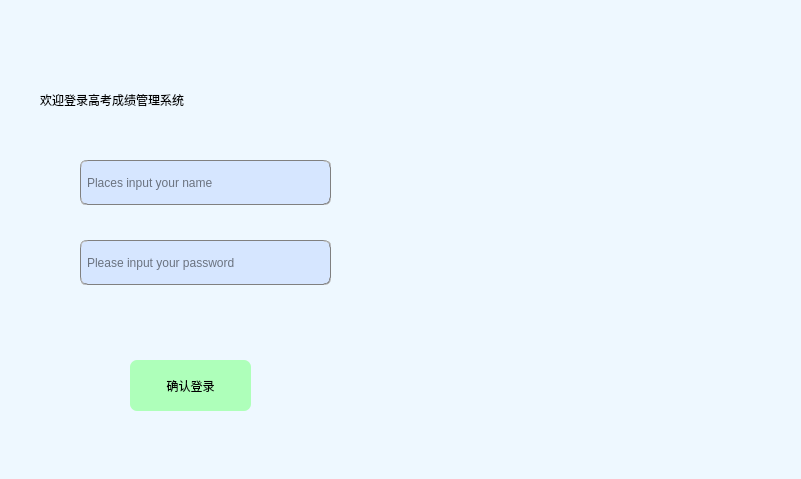
<?xml version="1.0" encoding="UTF-8"?>
<ui version="4.0">
 <class>signin</class>
 <widget class="QMainWindow" name="signin">
  <property name="geometry">
   <rect>
    <x>0</x>
    <y>0</y>
    <width>801</width>
    <height>479</height>
   </rect>
  </property>
  <property name="windowTitle">
   <string>MainWindow</string>
  </property>
  <property name="styleSheet">
   <string notr="true">background-color: rgb(238, 248, 255);</string>
  </property>
  <widget class="QWidget" name="centralwidget">
   <widget class="QLineEdit" name="lineEdit_username">
    <property name="geometry">
     <rect>
      <x>80</x>
      <y>160</y>
      <width>251</width>
      <height>45</height>
     </rect>
    </property>
    <property name="minimumSize">
     <size>
      <width>0</width>
      <height>45</height>
     </size>
    </property>
    <property name="maximumSize">
     <size>
      <width>419</width>
      <height>45</height>
     </size>
    </property>
    <property name="styleSheet">
     <string notr="true">background-color: rgb(214, 230, 255);
border:1px groove gray;border-radius:
7px;padding:2px 4px;
font: 12pt &quot;宋体&quot;;
color: rgb(0,0,0);</string>
    </property>
    <property name="placeholderText">
     <string>Places input your name</string>
    </property>
   </widget>
   <widget class="QLineEdit" name="lineEdit_password">
    <property name="geometry">
     <rect>
      <x>80</x>
      <y>240</y>
      <width>251</width>
      <height>45</height>
     </rect>
    </property>
    <property name="minimumSize">
     <size>
      <width>0</width>
      <height>45</height>
     </size>
    </property>
    <property name="maximumSize">
     <size>
      <width>419</width>
      <height>45</height>
     </size>
    </property>
    <property name="styleSheet">
     <string notr="true">background-color: rgb(214, 230, 255);
border:1px groove gray;border-radius:
7px;padding:2px 4px;
font: 12pt &quot;宋体&quot;;
color: rgb(0,0,0);</string>
    </property>
    <property name="echoMode">
     <enum>QLineEdit::Password</enum>
    </property>
    <property name="placeholderText">
     <string>Please input your password</string>
    </property>
   </widget>
   <widget class="QLabel" name="label_image">
    <property name="geometry">
     <rect>
      <x>410</x>
      <y>0</y>
      <width>391</width>
      <height>481</height>
     </rect>
    </property>
    <property name="text">
     <string/>
    </property>
   </widget>
   <widget class="QLabel" name="login_label">
    <property name="geometry">
     <rect>
      <x>40</x>
      <y>80</y>
      <width>324</width>
      <height>39</height>
     </rect>
    </property>
    <property name="styleSheet">
     <string notr="true">font: 87 20pt &quot;Arial Black&quot;;
color: rgb(0, 0, 0);</string>
    </property>
    <property name="text">
     <string>欢迎登录高考成绩管理系统</string>
    </property>
   </widget>
   <widget class="QPushButton" name="btn_signin">
    <property name="geometry">
     <rect>
      <x>130</x>
      <y>360</y>
      <width>121</width>
      <height>51</height>
     </rect>
    </property>
    <property name="minimumSize">
     <size>
      <width>50</width>
      <height>40</height>
     </size>
    </property>
    <property name="styleSheet">
     <string notr="true">QMainWindow#signin QPushButton#btn_signin
{
	
	background-color: rgb(174, 255, 186);
  color: rgb(0,0,0);

border:0px groove gray;border-radius:
7px;padding:2px 4px;
font: 18pt &quot;Candara&quot;;

}

QMainWindow#signin QPushButton#btn_signin:hover
{
	background-color: rgb(120,200,150);
}</string>
    </property>
    <property name="text">
     <string>确认登录</string>
    </property>
   </widget>
  </widget>
 </widget>
 <resources/>
 <connections/>
</ui>
